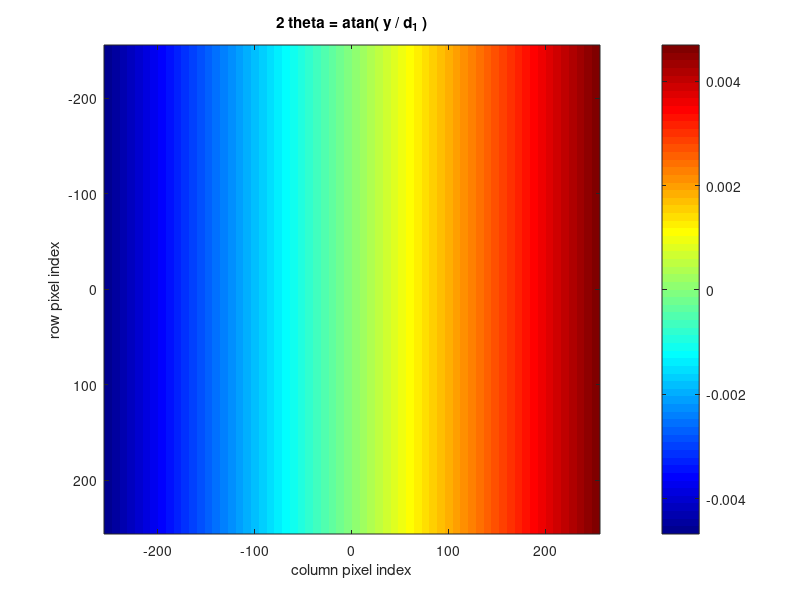
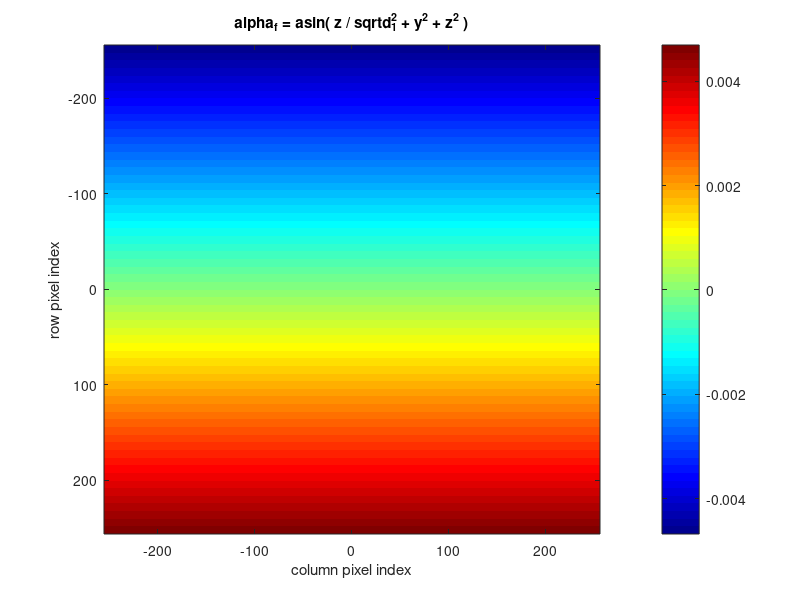
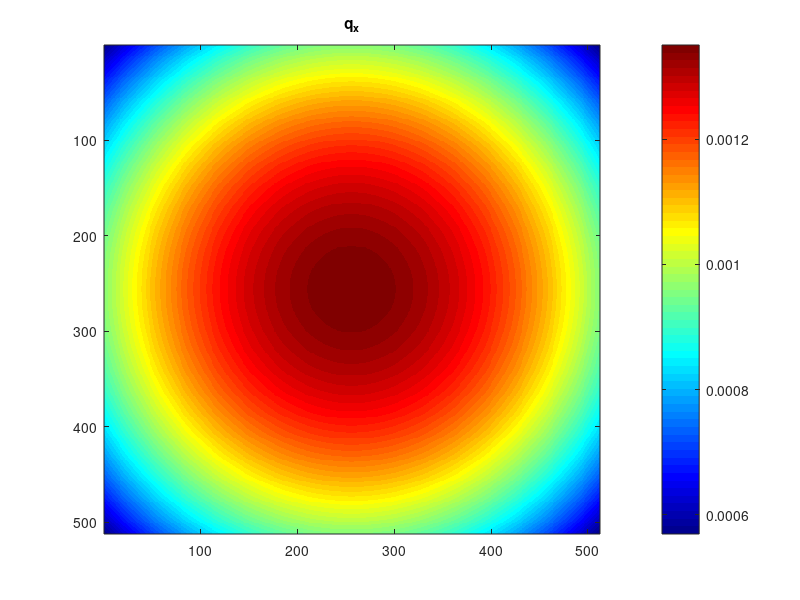
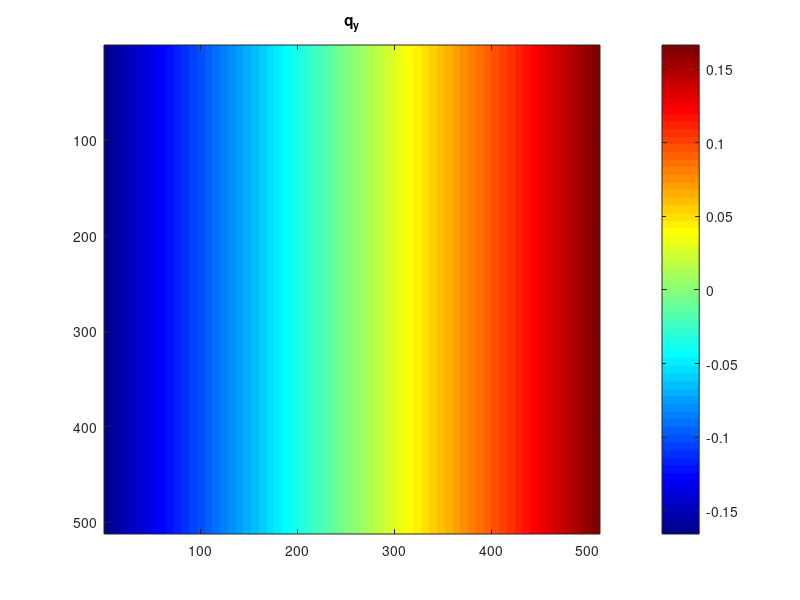

MATLAB code for these plots, in order: (Note: this script raises an error after producing the figures.)
%





clear; close all

Nr = 512; 
Nc = 512;
z23 = 3.0;
kev = 7.0;
llambda = ( 12.4 / kev ) * 1e-10;

% pixel size at measurement plane z3:
csys.z3.dLy = 55e-6;                            % ( in meters )
csys.z3.dLx = 55e-6;                            % ( in meters ) 

cols = (( -0.5 * Nc + 1 ) : ( 0.5 * Nc )) * csys.z3.dLx;
rows = (( -0.5 * Nr + 1 ) : ( 0.5 * Nr )) * csys.z3.dLy;
% cols = (1 : Nc ) * csys.z3.dLx;
% rows = (1 : Nr ) * csys.z3.dLy;


[ y, z ] = meshgrid( cols, rows );




alpha_i = 0.5 * pi / 180;
alpha_f   = asin( z ./ sqrt(z23 ^ 2 + y .^ 2 + z .^ 2 ));
two_theta = atan(  y / z23 );



figure;
imagesc( cols / csys.z3.dLx, rows / csys.z3.dLy, two_theta )
colormap jet
colorbar
xlabel('column pixel index')
ylabel('row pixel index')
title('2 theta = atan( y / d_1 )')




figure;
imagesc( cols / csys.z3.dLx, rows / csys.z3.dLy, alpha_f  )
colormap jet
colorbar
xlabel('column pixel index')
ylabel('row pixel index')
title('alpha_f = asin( z / sqrt{d_1^2 + y^2 + z^2 })')





q_x = 1e-9 * ( 2 * pi / llambda ) * ( cos( alpha_f ) .* cos( two_theta ) - cos( alpha_i ));

figure; imagesc( q_x  ); colormap jet; colorbar
title('q_x')



q_y = 1e-9 * ( 2 * pi / llambda ) * ( cos( alpha_f ) .* sin( two_theta )) ;

figure; imagesc( q_y ); colormap jet; colorbar
title('q_y')



q_z = 1e-9 * ( 2 * pi / llambda ) * ( sin( alpha_f ) + sin( alpha_i ));

figure; imagesc( q_z ); colormap jet; colorbar
title('q_z')











 [ V3 ] = make_2Dellipsoid( [Nr, Nc], 0.3 * [Nr, Nc] );









